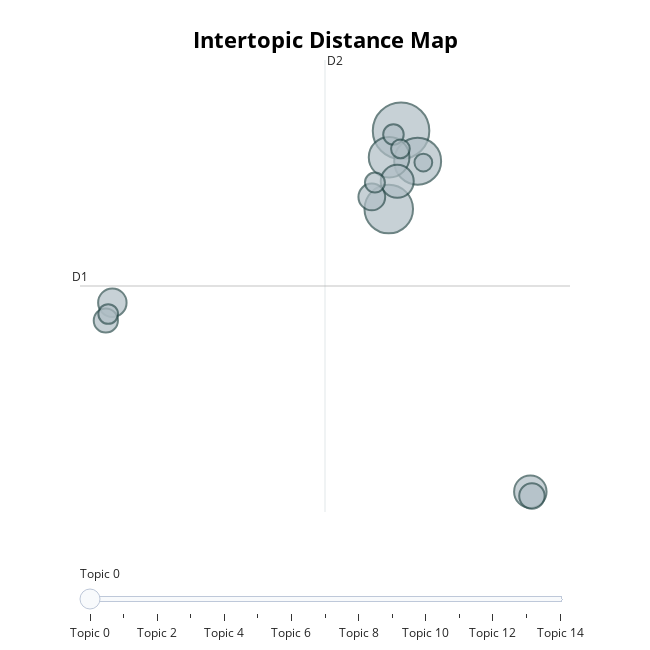

Notebook code cell kept with this figure:
### Code cell
topic_model.visualize_topics(custom_labels=True)

### Figure 1 — Plotly figure (JSON) as saved in the notebook; plotly's stock layout.template omitted (floating-point values rounded to 4 significant figures)
{"data": [{"customdata": [[0, "facebook | ai | images | content | generative", 273], [1, "game | ai | square | activision | development", 201], [2, "trump | image | misinformation | images | account", 188], [3, "slop | term | spam | ai slop | ai", 141], [4, "brands | brand | content | ai | brainrot", 93], [5, "parade | dublin | street | connell | website", 90], [6, "ign | news | times | new york | york", 69], [7, "cola | coca | coca cola | company | ad", 61], [8, "experience | event | children | factory | imagination", 55], [9, "2025 | march 2025 | march | 2024 | 24", 50], [10, "google | search | results | engine | search results", 36], [11, "film | poster | ai | generated | amazon", 34], [12, "2024 | november 2024 | november | january | august 2024", 33], [13, "books | ai generated | catalog | generated | book", 30], [14, "mistake | guy | highly | actually | say", 27]], "hovertemplate": "<b>Topic %{customdata[0]}</b><br>%{customdata[1]}<br>Size: %{customdata[2]}", "legendgroup": "", "marker": {"color": "#B0BEC5", "line": {"color": "DarkSlateGrey", "width": 2}, "size": [273, 201, 188, 141, 93, 90, 69, 61, 55, 50, 36, 34, 33, 30, 27], "sizemode": "area", "sizeref": 0.1706, "symbol": "circle"}, "mode": "markers", "name": "", "orientation": "v", "showlegend": false, "type": "scatter", "x": [8.607, 7.747, 9.769, 7.771, 8.341, 17.65, -11.59, 6.562, 17.76, -12.05, 8.075, 6.779, -11.88, 8.564, 10.17], "xaxis": "x", "y": [12.12, 10.11, 11.34, 11.44, 10.82, 2.854, 7.707, 10.42, 2.743, 7.25, 12.03, 10.79, 7.416, 11.66, 11.31], "yaxis": "y"}], "layout": {"annotations": [{"showarrow": false, "text": "D1", "x": -13.86, "y": 8.136, "yshift": 10}, {"showarrow": false, "text": "D2", "x": 3.286, "xshift": 10, "y": 13.94}], "height": 650, "hoverlabel": {"bgcolor": "white", "font": {"family": "Rockwell", "size": 16}}, "legend": {"itemsizing": "constant", "tracegroupgap": 0}, "margin": {"t": 60}, "shapes": [{"line": {"color": "#CFD8DC", "width": 2}, "type": "line", "x0": 3.286, "x1": 3.286, "y0": 2.332, "y1": 13.94}, {"line": {"color": "#9E9E9E", "width": 2}, "type": "line", "x0": -13.86, "x1": 20.43, "y0": 8.136, "y1": 8.136}], "sliders": [{"active": 0, "pad": {"t": 50}, "steps": [{"args": [{"marker.color": [["red", "#B0BEC5", "#B0BEC5", "#B0BEC5", "#B0BEC5", "#B0BEC5", "#B0BEC5", "#B0BEC5", "#B0BEC5", "#B0BEC5", "#B0BEC5", "#B0BEC5", "#B0BEC5", "#B0BEC5", "#B0BEC5"]]}], "label": "Topic 0", "method": "update"}, {"args": [{"marker.color": [["#B0BEC5", "red", "#B0BEC5", "#B0BEC5", "#B0BEC5", "#B0BEC5", "#B0BEC5", "#B0BEC5", "#B0BEC5", "#B0BEC5", "#B0BEC5", "#B0BEC5", "#B0BEC5", "#B0BEC5", "#B0BEC5"]]}], "label": "Topic 1", "method": "update"}, {"args": [{"marker.color": [["#B0BEC5", "#B0BEC5", "red", "#B0BEC5", "#B0BEC5", "#B0BEC5", "#B0BEC5", "#B0BEC5", "#B0BEC5", "#B0BEC5", "#B0BEC5", "#B0BEC5", "#B0BEC5", "#B0BEC5", "#B0BEC5"]]}], "label": "Topic 2", "method": "update"}, {"args": [{"marker.color": [["#B0BEC5", "#B0BEC5", "#B0BEC5", "red", "#B0BEC5", "#B0BEC5", "#B0BEC5", "#B0BEC5", "#B0BEC5", "#B0BEC5", "#B0BEC5", "#B0BEC5", "#B0BEC5", "#B0BEC5", "#B0BEC5"]]}], "label": "Topic 3", "method": "update"}, {"args": [{"marker.color": [["#B0BEC5", "#B0BEC5", "#B0BEC5", "#B0BEC5", "red", "#B0BEC5", "#B0BEC5", "#B0BEC5", "#B0BEC5", "#B0BEC5", "#B0BEC5", "#B0BEC5", "#B0BEC5", "#B0BEC5", "#B0BEC5"]]}], "label": "Topic 4", "method": "update"}, {"args": [{"marker.color": [["#B0BEC5", "#B0BEC5", "#B0BEC5", "#B0BEC5", "#B0BEC5", "red", "#B0BEC5", "#B0BEC5", "#B0BEC5", "#B0BEC5", "#B0BEC5", "#B0BEC5", "#B0BEC5", "#B0BEC5", "#B0BEC5"]]}], "label": "Topic 5", "method": "update"}, {"args": [{"marker.color": [["#B0BEC5", "#B0BEC5", "#B0BEC5", "#B0BEC5", "#B0BEC5", "#B0BEC5", "red", "#B0BEC5", "#B0BEC5", "#B0BEC5", "#B0BEC5", "#B0BEC5", "#B0BEC5", "#B0BEC5", "#B0BEC5"]]}], "label": "Topic 6", "method": "update"}, {"args": [{"marker.color": [["#B0BEC5", "#B0BEC5", "#B0BEC5", "#B0BEC5", "#B0BEC5", "#B0BEC5", "#B0BEC5", "red", "#B0BEC5", "#B0BEC5", "#B0BEC5", "#B0BEC5", "#B0BEC5", "#B0BEC5", "#B0BEC5"]]}], "label": "Topic 7", "method": "update"}, {"args": [{"marker.color": [["#B0BEC5", "#B0BEC5", "#B0BEC5", "#B0BEC5", "#B0BEC5", "#B0BEC5", "#B0BEC5", "#B0BEC5", "red", "#B0BEC5", "#B0BEC5", "#B0BEC5", "#B0BEC5", "#B0BEC5", "#B0BEC5"]]}], "label": "Topic 8", "method": "update"}, {"args": [{"marker.color": [["#B0BEC5", "#B0BEC5", "#B0BEC5", "#B0BEC5", "#B0BEC5", "#B0BEC5", "#B0BEC5", "#B0BEC5", "#B0BEC5", "red", "#B0BEC5", "#B0BEC5", "#B0BEC5", "#B0BEC5", "#B0BEC5"]]}], "label": "Topic 9", "method": "update"}, {"args": [{"marker.color": [["#B0BEC5", "#B0BEC5", "#B0BEC5", "#B0BEC5", "#B0BEC5", "#B0BEC5", "#B0BEC5", "#B0BEC5", "#B0BEC5", "#B0BEC5", "red", "#B0BEC5", "#B0BEC5", "#B0BEC5", "#B0BEC5"]]}], "label": "Topic 10", "method": "update"}, {"args": [{"marker.color": [["#B0BEC5", "#B0BEC5", "#B0BEC5", "#B0BEC5", "#B0BEC5", "#B0BEC5", "#B0BEC5", "#B0BEC5", "#B0BEC5", "#B0BEC5", "#B0BEC5", "red", "#B0BEC5", "#B0BEC5", "#B0BEC5"]]}], "label": "Topic 11", "method": "update"}, {"args": [{"marker.color": [["#B0BEC5", "#B0BEC5", "#B0BEC5", "#B0BEC5", "#B0BEC5", "#B0BEC5", "#B0BEC5", "#B0BEC5", "#B0BEC5", "#B0BEC5", "#B0BEC5", "#B0BEC5", "red", "#B0BEC5", "#B0BEC5"]]}], "label": "Topic 12", "method": "update"}, {"args": [{"marker.color": [["#B0BEC5", "#B0BEC5", "#B0BEC5", "#B0BEC5", "#B0BEC5", "#B0BEC5", "#B0BEC5", "#B0BEC5", "#B0BEC5", "#B0BEC5", "#B0BEC5", "#B0BEC5", "#B0BEC5", "red", "#B0BEC5"]]}], "label": "Topic 13", "method": "update"}, {"args": [{"marker.color": [["#B0BEC5", "#B0BEC5", "#B0BEC5", "#B0BEC5", "#B0BEC5", "#B0BEC5", "#B0BEC5", "#B0BEC5", "#B0BEC5", "#B0BEC5", "#B0BEC5", "#B0BEC5", "#B0BEC5", "#B0BEC5", "red"]]}], "label": "Topic 14", "method": "update"}]}], "title": {"font": {"color": "Black", "size": 22}, "text": "<b>Intertopic Distance Map</b>", "x": 0.5, "xanchor": "center", "y": 0.95, "yanchor": "top"}, "width": 650, "xaxis": {"anchor": "y", "domain": [0, 1], "range": [-13.86, 20.43], "title": {"text": ""}, "visible": false}, "yaxis": {"anchor": "x", "domain": [0, 1], "range": [2.332, 13.94], "title": {"text": ""}, "visible": false}}}
